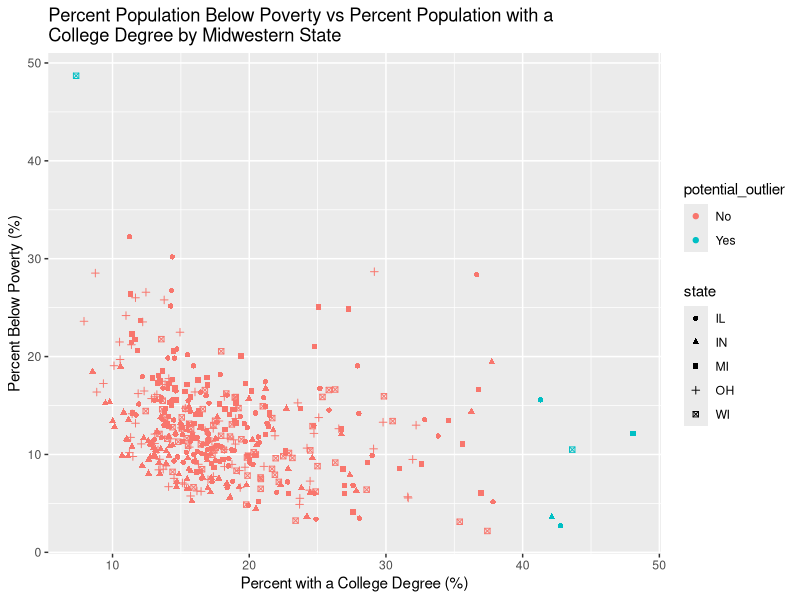

The R script that drew this image:
## ---- chunk 1
#| eval: true
#| message: false

library(tidyverse)
## ---- chunk 2
midwest <- midwest
midwest |> group_by(state)|> summarize(n = n()) |> arrange(desc(n))
## ---- chunk 3
midwest_duplicate <- midwest |> group_by(county) |> summarize(count = n()) |> 
  filter(count >= 2) |> arrange(desc(count))
midwest_duplicate
## ---- chunk 4
midwest |> filter(popdensity > 25000) |> select(county, state, 
  popdensity, poptotal, area) |> 
  arrange(desc(popdensity))
midwest |> select(county, state, popdensity, poptotal, area) |> 
  filter(popdensity == max(popdensity))
## ---- chunk 5
midwest |>mutate(metro = if_else(inmetro == 1, "Yes", "No")) |> group_by(state, metro) |> 
  summarise(n = n()) |>
  group_by(state) |>
  mutate(proportion_urban = n/sum(n)) |>
  select(state, metro, proportion_urban)
## ---- chunk 6
midwest |> select(county, state, percbelowpoverty, percollege) |> 
  filter(percbelowpoverty > 45, percollege <8)

midwest |> select(county, state, percbelowpoverty, percollege) |> 
  filter(percbelowpoverty <20 , percollege >40)

midwest |> select(county, state, percbelowpoverty, percollege) |> 
  filter((percbelowpoverty <20 & percollege >40) | (percbelowpoverty > 45 & percollege <8))

midwest_outliers <- midwest |> select(county, state, percbelowpoverty, percollege) |> 
  mutate(potential_outlier = if_else((percbelowpoverty <20 & percollege >40) |   
  (percbelowpoverty > 45 & percollege <8), "Yes", "No")) |>  
  arrange(potential_outlier)
midwest_outliers

midwest_outliers |>  ggplot(aes(x = percollege, y= percbelowpoverty, shape = state,
color = potential_outlier)) +
geom_point() +
labs(
y = "Percent Below Poverty (%)",
x = "Percent with a College Degree (%)",
title = "Percent Population Below Poverty vs Percent Population with a
College Degree by Midwestern State")
## ---- chunk 7
midwest |> group_by(state) |> 
  summarise(state_pop = sum(poptotal)) |>  
  arrange(desc(state_pop))

midwest |> group_by(state) |> summarise(state_pop = sum(poptotal)) |>
  mutate(proportion_pop = state_pop/sum(state_pop)) |> 
  arrange(desc(proportion_pop))



## ---- chunk 8
state_poverty <- midwest |> group_by(state) |> 
  summarise(mean_percbelowpoverty = mean(percbelowpoverty)) |> 
  select(state, mean_percbelowpoverty)
state_poverty |> arrange(mean_percbelowpoverty)
## ---- chunk 9
df <- tibble(
  var_1 = c(10, 20, 30, 40, 50),
  var_2 = c("Pizza", "Burger", "Pizza", "Pizza", "Burger"),
  var_3 = c("Apple", "Apple", "Pear", "Pear", "Banana")
)

df |>
  arrange(var_2)

df |>
  group_by(var_2)

df |>
  group_by(var_2) |>
  summarize(mean_var_1 = mean(var_1))

df |>
  group_by(var_2, var_3) |>
  summarize(mean_var_1 = mean(var_1))

df |>
  group_by(var_2, var_3) |>
  summarize(mean_var_1 = mean(var_1), .groups = "drop")

df |>
  group_by(var_2, var_3) |>
  summarize(mean_var_1 = mean(var_1), .groups = "drop")

df |>
  group_by(var_2, var_3) |>
  mutate(mean_var_1 = mean(var_1))
